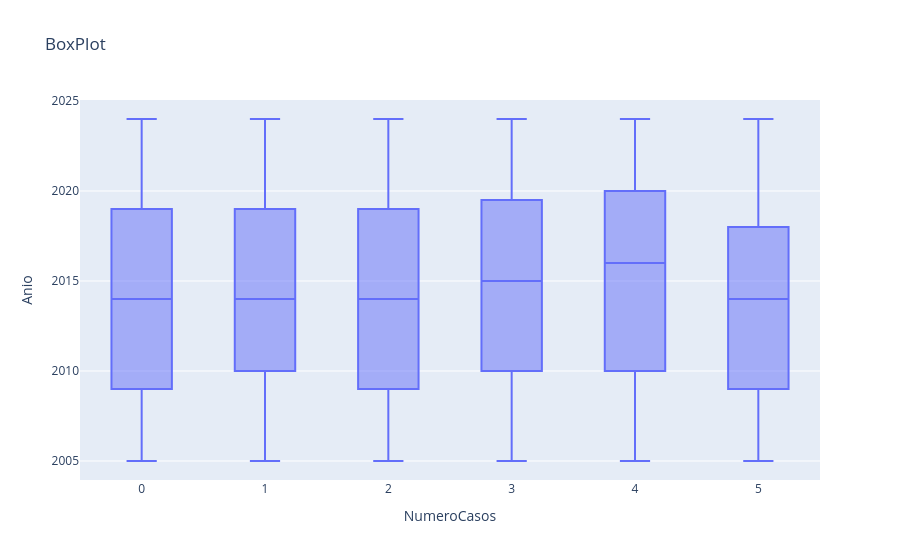

The notebook cell saved with this chart:
### Markdown cell above
## Figuras y Graficos

### Code cell


### Figure 1 — Plotly figure (JSON) as saved in the notebook; plotly's stock layout.template omitted (floating-point values rounded to 4 significant figures; data arrays with more than 128 entries replaced by an {"elided": "..."} marker saying what was removed)
{"data": [{"alignmentgroup": "True", "hovertemplate": "NumeroCasos=%{x}<br>Anio=%{y}<extra></extra>", "legendgroup": "", "marker": {"color": "#636efa"}, "name": "", "notched": false, "offsetgroup": "", "orientation": "v", "showlegend": false, "type": "box", "x": {"elided": "2305 int values"}, "x0": " ", "xaxis": "x", "y": {"elided": "2305 int values"}, "y0": " ", "yaxis": "y"}], "layout": {"boxmode": "group", "legend": {"tracegroupgap": 0}, "title": {"text": "BoxPlot"}, "xaxis": {"anchor": "y", "domain": [0, 1], "title": {"text": "NumeroCasos"}}, "yaxis": {"anchor": "x", "domain": [0, 1], "title": {"text": "Anio"}}}}
